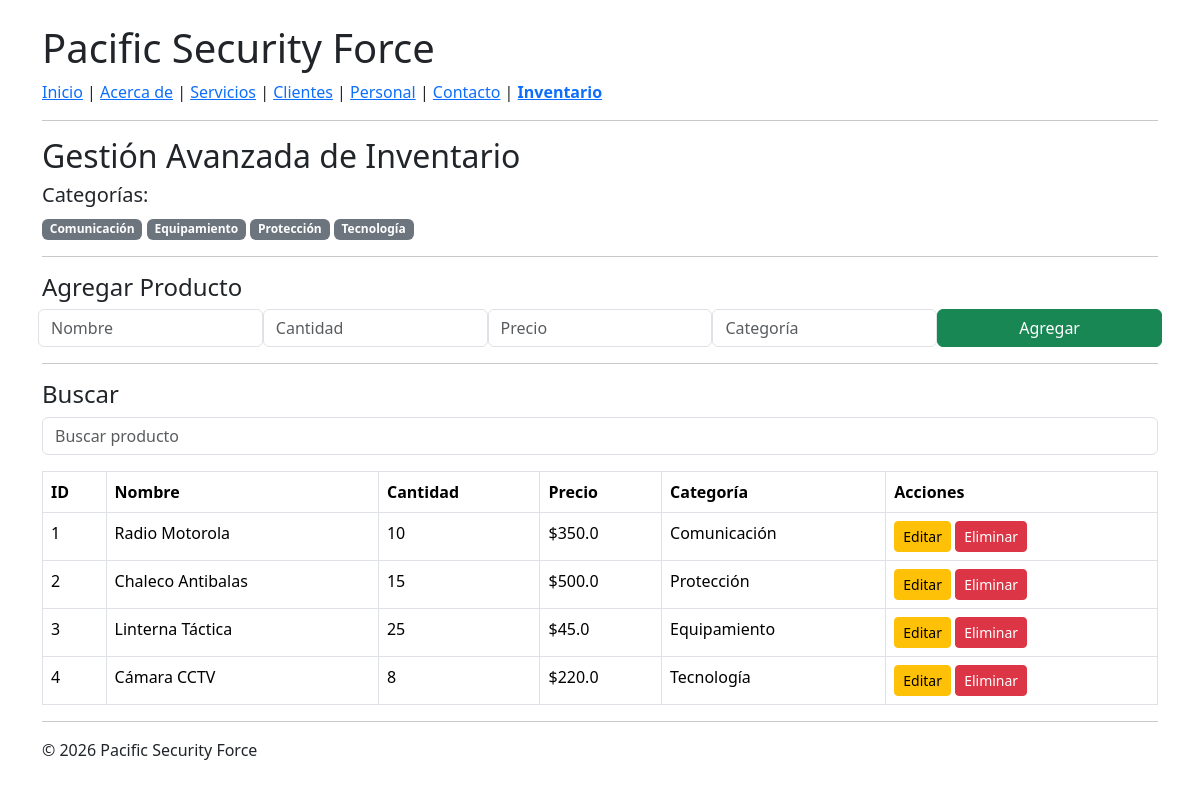
Page /inventario on the committed database.
### tables this page shows
CREATE TABLE productos (
                id INTEGER PRIMARY KEY AUTOINCREMENT,
                nombre TEXT NOT NULL,
                categoria TEXT NOT NULL,
                cantidad INTEGER NOT NULL,
                precio REAL NOT NULL
            );

### app.py (the view)
@app.route("/inventario")
def inventario_view():
    inventario.cargar()
    return render_template(
        "inventario.html",
        productos=inventario.todos(),
        categorias=inventario.categorias_unicas()
    )

### models.py (called while the page is built)
def conectar():
    return sqlite3.connect(DB)

    def get_id(self):
        return self._id

    def get_nombre(self):
        return self._nombre

    def get_cantidad(self):
        return self._cantidad

    def get_precio(self):
        return self._precio

    def get_categoria(self):
        return self._categoria

    def cargar(self):
        self.productos.clear()
        conn = conectar()
        cursor = conn.cursor()
        cursor.execute("SELECT id, nombre, cantidad, precio, categoria FROM productos")
        filas = cursor.fetchall()
        conn.close()
        for fila in filas:
            id, nombre, cantidad, precio, categoria = fila
            producto = Producto(
                id=id,
                nombre=nombre,
                cantidad=cantidad,
                precio=precio,
                categoria=categoria
            )
            self.productos[id] = producto

    def todos(self):
        return list(self.productos.values())

    def categorias_unicas(self):
        categorias = {p.get_categoria() for p in self.productos.values()}
        return sorted(categorias)   # ahora salen ordenadas

### templates/inventario.html
{% extends "base.html" %}
{% block content %}
<h2>Gestión Avanzada de Inventario</h2>
<h5>Categorías:</h5>
{% for c in categorias %}
<span class="badge bg-secondary">{{ c }}</span>
{% endfor %}
<hr>
<h4>Agregar Producto</h4>
<form method="POST" action="/agregar" class="row g-2">
<input class="form-control col" name="nombre" placeholder="Nombre" required>
<input class="form-control col" type="number" name="cantidad" placeholder="Cantidad" required>
<input class="form-control col" type="number" step="0.01" name="precio" placeholder="Precio" required>
<input class="form-control col" name="categoria" placeholder="Categoría" required>
<button class="btn btn-success col">Agregar</button>
</form>
<hr>
<h4>Buscar</h4>
<form method="POST" action="/buscar">
<input class="form-control mb-3" name="nombre" placeholder="Buscar producto">
</form>
<table class="table table-bordered">
<tr>
<th>ID</th><th>Nombre</th><th>Cantidad</th><th>Precio</th><th>Categoría</th><th>Acciones</th>
</tr>
{% for p in productos %}
<tr>
<td>{{ p.get_id() }}</td>
<td>{{ p.get_nombre() }}</td>
<td>{{ p.get_cantidad() }}</td>
<td>${{ p.get_precio() }}</td>
<td>{{ p.get_categoria() }}</td>
<td>
<a href="/editar/{{ p.get_id() }}" class="btn btn-warning btn-sm">Editar</a>
<a href="/eliminar/{{ p.get_id() }}" class="btn btn-danger btn-sm">Eliminar</a>
</td>
</tr>
{% endfor %}
</table>
{% endblock %}

### templates/base.html (shortened to what this page needs)
<!DOCTYPE html>
<html>
<head>
    <link href="https://cdn.jsdelivr.net/npm/bootstrap@5.3.3/dist/css/bootstrap.min.css" rel="stylesheet">
</head>
<body>
<div class="container mt-4">
    <h1>Pacific Security Force</h1>
    <nav class="mb-3">
        <a href="{{ url_for('index') }}">Inicio</a> |
        <a href="{{ url_for('about') }}">Acerca de</a> |
        <a href="{{ url_for('servicios') }}">Servicios</a> |
        <a href="{{ url_for('clientes') }}">Clientes</a> |
        <a href="{{ url_for('personal') }}">Personal</a> |
        <a href="{{ url_for('contacto') }}">Contacto</a> |
        <a href="{{ url_for('inventario_view') }}"><strong>Inventario</strong></a>
    </nav>
    <hr>
    {% block content %}
    {% endblock %}
    <hr>
    <footer>
        © 2026 Pacific Security Force
    </footer>
</div>
</body>
</html>

### rows in the picture
productos: categoria "Comunicación", get_id "1", get_nombre "Radio Motorola", get_cantidad "10", get_precio "350.0", get_categoria "Comunicación"
productos: categoria "Equipamiento", get_id "3", get_nombre "Linterna Táctica", get_cantidad "25", get_precio "45.0", get_categoria "Equipamiento"
productos: categoria "Protección", get_id "2", get_nombre "Chaleco Antibalas", get_cantidad "15", get_precio "500.0", get_categoria "Protección"
productos: categoria "Tecnología", get_id "4", get_nombre "Cámara CCTV", get_cantidad "8", get_precio "220.0", get_categoria "Tecnología"
